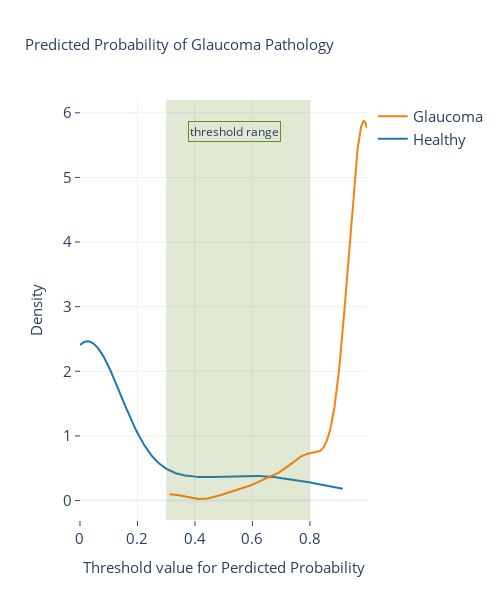

Source (notebook cell):
### Code cell
hist_data = [predictions_df[predictions_df['label']=='Healthy']['preds'], predictions_df[predictions_df['label']=='Glaucoma']['preds']]
group_labels = ['Healthy', 'Glaucoma']
colors = ['#1f77b4', '#ff7f0e']

fig = ff.create_distplot(hist_data, group_labels, show_hist=False, show_rug=False, colors=colors)

# Add title
fig.update_layout(width=500,
                  height=600,
                  title_text='Predicted Probability of Glaucoma Pathology',
                  plot_bgcolor='white',
                  template='plotly_white',
                  legend=dict(font=dict(size=15)),
                  title_font=dict(size=15))

fig.update_xaxes(title='Threshold value for Perdicted Probability', title_font_size=15, tickfont_size=15, ticks='outside')
fig.update_yaxes(title='Density', title_font_size=15, tickfont_size=15, ticks='outside')

fig.add_vrect(x0=0.3, x1=0.8, 
              line_width=0, 
              fillcolor="olivedrab", 
              opacity=0.2, 
              annotation=dict(text='threshold range', 
                              x=0.7, y=0.95, 
                              bordercolor='olivedrab'))
fig.show()

### Figure 1 — Plotly figure (JSON) as saved in the notebook; plotly's stock layout.template omitted (floating-point values rounded to 4 significant figures; data arrays with more than 128 entries replaced by an {"elided": "..."} marker saying what was removed)
{"data": [{"legendgroup": "Healthy", "marker": {"color": "#1f77b4"}, "mode": "lines", "name": "Healthy", "showlegend": true, "type": "scatter", "x": {"elided": "500 float values"}, "xaxis": "x", "y": {"elided": "500 float values"}, "yaxis": "y"}, {"legendgroup": "Glaucoma", "marker": {"color": "#ff7f0e"}, "mode": "lines", "name": "Glaucoma", "showlegend": true, "type": "scatter", "x": {"elided": "500 float values"}, "xaxis": "x", "y": {"elided": "500 float values"}, "yaxis": "y"}], "layout": {"annotations": [{"bordercolor": "olivedrab", "showarrow": false, "text": "threshold range", "x": 0.7, "xanchor": "right", "xref": "x", "y": 0.95, "yanchor": "top", "yref": "y domain"}], "barmode": "overlay", "height": 600, "hovermode": "closest", "legend": {"font": {"size": 15}, "traceorder": "reversed"}, "plot_bgcolor": "white", "shapes": [{"fillcolor": "olivedrab", "line": {"width": 0}, "opacity": 0.2, "type": "rect", "x0": 0.3, "x1": 0.8, "xref": "x", "y0": 0, "y1": 1, "yref": "y domain"}], "title": {"font": {"size": 15}, "text": "Predicted Probability of Glaucoma Pathology"}, "width": 500, "xaxis": {"anchor": "y2", "autorange": true, "domain": [0, 1], "range": [3.334e-05, 0.9986], "tickfont": {"size": 15}, "ticks": "outside", "title": {"font": {"size": 15}, "text": "Threshold value for Perdicted Probability"}, "type": "linear", "zeroline": false}, "yaxis": {"anchor": "free", "autorange": true, "domain": [0, 1], "position": 0, "range": [-0.301, 6.198], "tickfont": {"size": 15}, "ticks": "outside", "title": {"font": {"size": 15}, "text": "Density"}, "type": "linear"}}}
